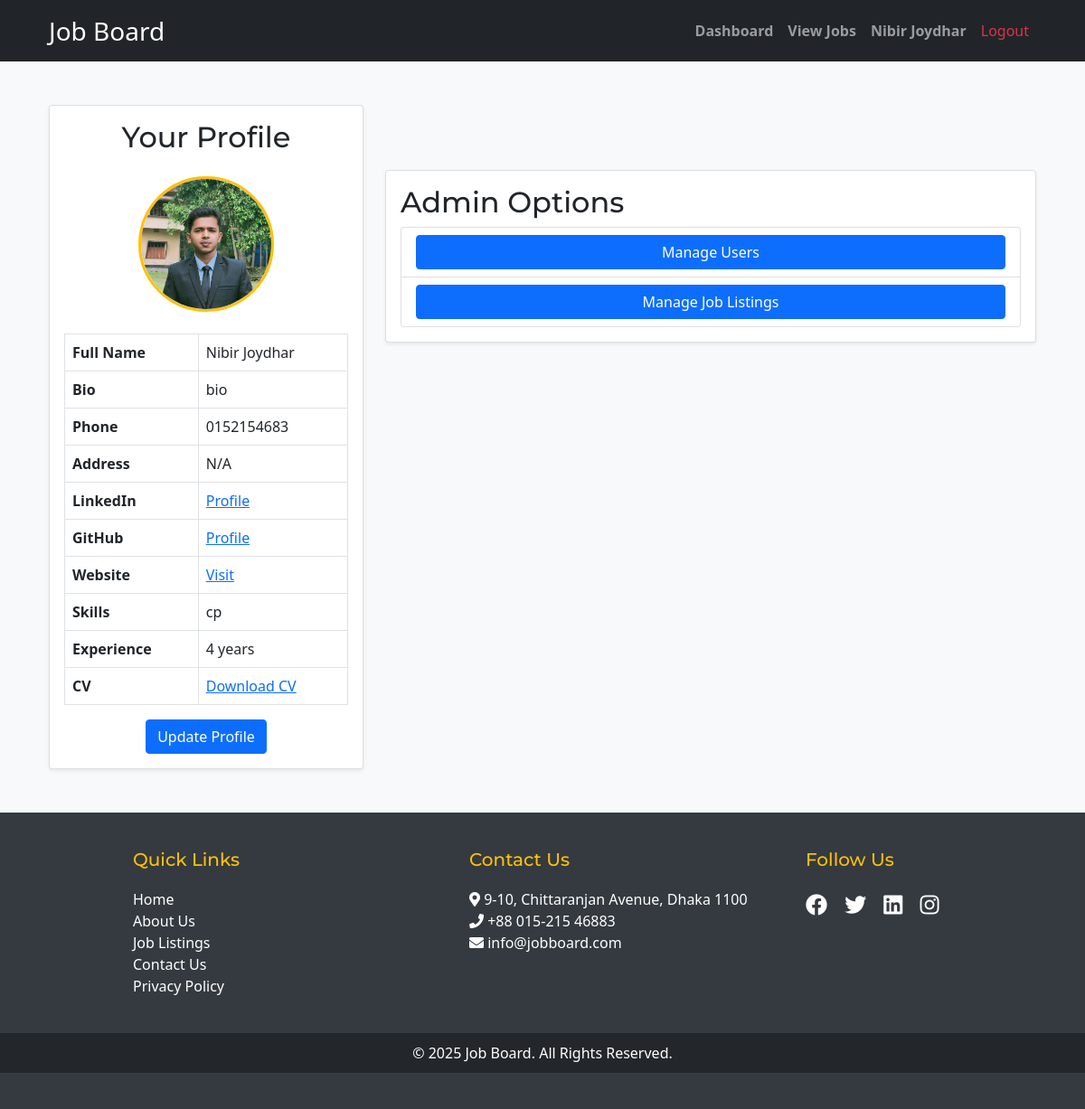
Screenshot of /admin_dashboard.php (signed in) with the database file from the repository.
### tables this page shows
CREATE TABLE `profiles` (
  `id` int(11) NOT NULL,
  `user_id` int(11) NOT NULL,
  `full_name` varchar(255) NOT NULL,
  `bio` text DEFAULT NULL,
  `profile_photo` varchar(255) DEFAULT NULL,
  `phone` varchar(20) DEFAULT NULL,
  `address` varchar(255) DEFAULT NULL,
  `linkedin` varchar(255) DEFAULT NULL,
  `github` varchar(255) DEFAULT NULL,
  `website` varchar(255) DEFAULT NULL,
  `cv` varchar(255) DEFAULT NULL,
  `skills` varchar(255) DEFAULT NULL,
  `experience` text DEFAULT NULL,
  `created_at` timestamp NOT NULL DEFAULT current_timestamp(),
  `updated_at` timestamp NOT NULL DEFAULT current_timestamp() ON UPDATE current_timestamp()
);

### admin_dashboard.php (the view, shortened to what this page needs)
<?php
include('includes/db.php');
$user_id = $_SESSION['user_id'];
$sql = "SELECT * FROM profiles WHERE user_id = '$user_id'";
$result = $conn->query($sql);
$profile = ($result->num_rows > 0) ? $result->fetch_assoc() : null;
?>
<!DOCTYPE html>
<html>
<head>
    <?php include('headlink.php');?>
</head>
<body class="bg-light">
    <?php include('header.php'); ?>
    <div class="container mt-5">
        <div class="row">
            <div class="col-md-4">
                <div class="card shadow-sm">
                    <div class="card-body">
                        <h2 class="card-title text-center mb-4">Your Profile</h2>
                        <div class="text-center mb-4">
                            <?php if (!empty($profile['profile_photo'])): ?>
                                <img src="<?php echo htmlspecialchars($profile['profile_photo']); ?>" alt="Profile Photo" class="profile-photo">
                            <?php else: ?>
                                <img src="images/default-profile.png" alt="Default Profile Photo" class="profile-photo">
                            <?php endif; ?>
                        </div>
                        <?php if ($profile): ?>
                            <table class="table table-bordered">
                                <tr><th>Full Name</th><td><?php echo htmlspecialchars($profile['full_name']); ?></td></tr>
                                <tr><th>Bio</th><td><?php echo htmlspecialchars($profile['bio']); ?></td></tr>
                                <tr><th>Phone</th><td><?php echo htmlspecialchars($profile['phone']); ?></td></tr>
                                <tr><th>Address</th><td><?php echo htmlspecialchars($profile['address']); ?></td></tr>
                                <tr><th>LinkedIn</th><td><a href="<?php echo htmlspecialchars($profile['linkedin']); ?>" target="_blank">Profile</a></td></tr>
                                <tr><th>GitHub</th><td><a href="<?php echo htmlspecialchars($profile['github']); ?>" target="_blank">Profile</a></td></tr>
                                <tr><th>Website</th><td><a href="<?php echo htmlspecialchars($profile['website']); ?>" target="_blank">Visit</a></td></tr>
                                <tr><th>Skills</th><td><?php echo htmlspecialchars($profile['skills']); ?></td></tr>
                                <tr><th>Experience</th><td><?php echo htmlspecialchars($profile['experience']); ?></td></tr>
                                <?php if (!empty($profile['cv'])): ?>
                                    <tr><th>CV</th><td><a href="<?php echo htmlspecialchars($profile['cv']); ?>" target="_blank">Download CV</a></td></tr>
                                <?php endif; ?>
                            </table>
                        <?php else: ?>
                            <div class="alert alert-info">No profile details found.</div>
                        <?php endif; ?>
                        <div class="text-center mt-3">
                            <a href="update_profile.php" class="btn btn-primary">Update Profile</a>
                        </div>
                    </div>
                </div>
            </div>
            <div class="col-md-8">
            <br><br><br>
            <div class="card shadow-sm">
                    <div class="card-body">
                        <h2 class="card-title">Admin Options</h2>
                        <ul class="list-group">
                            <li class="list-group-item">
                                <a href="manage_users.php" class="btn btn-primary w-100">Manage Users</a>
                            </li>
                            <li class="list-group-item">
                                <a href="manage_jobs.php" class="btn btn-primary w-100">Manage Job Listings</a>
                            </li>
                        </ul>
                    </div>
                </div>
            </div>
        </div>
    </div>
    <?php include('footer.php'); ?>
</body>
</html>

### css/styles.css (style rules this page uses)
body { background-color: #f8f9fa; }
.card { border-radius: 12px; }
.btn { border-radius: 8px; }

### css/custom.css (style rules this page uses)
body { background-color: #f8f9fa; }
.card { border: none; border-radius: 10px; transition: transform 0.3s ease; }
.btn-primary { background-color: #007bff; border-color: #007bff; }
body { font-family: 'Poppins', sans-serif; }
h1, h2, h3, h4, h5, h6 { font-family: 'Montserrat', sans-serif; }

### admin_dashboard.php (style rules this page uses)
.profile-photo { width: 150px; height: 150px; border-radius: 50%; object-fit: cover; border: 3px solid #ffc107; }

### rows the page displays
profiles: profile_photo (picture), full_name "Nibir Joydhar", bio "bio", phone "0152154683", address "N/A", skills "cp", experience "4 years"

### other values shown
$_SESSION['name'] "Nibir Joydhar"
